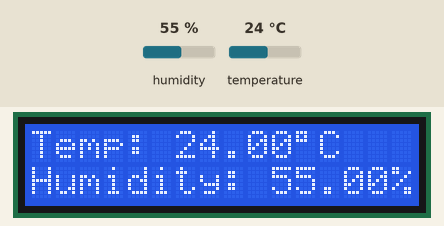
Bench run of a sketch on a simulated Arduino Uno, built with avr-gcc and run on an emulated ATmega328P. On the bench: 16×2 character LCD. The test bench sets the inputs (shaded band); at power-on: humidity 55 %, temperature 24 °C.

Above: at 1.2 s.
1.3 s: humidity set to 22 %
At 2.9 s:
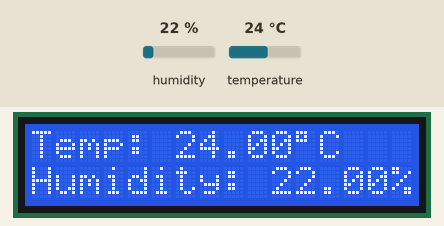
3.6 s: temperature set to 12 °C
At 5.2 s:
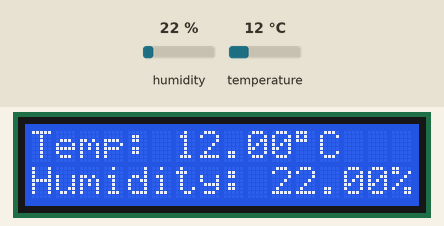
5.7 s: humidity set to 40 %
At 7.4 s:
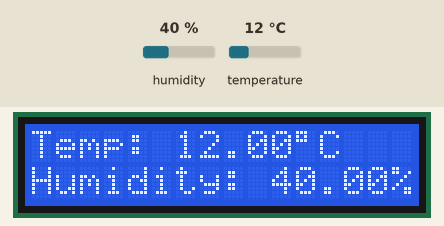
7.7 s: temperature set to 19 °C
At 8.8 s:
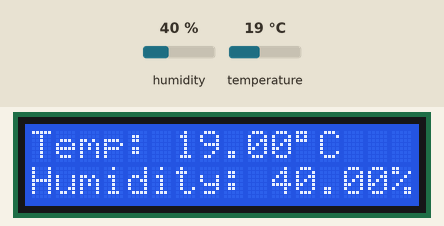
Timing chart, 0 to 10.7 s (numbered marks = the images above; inputs shaded):
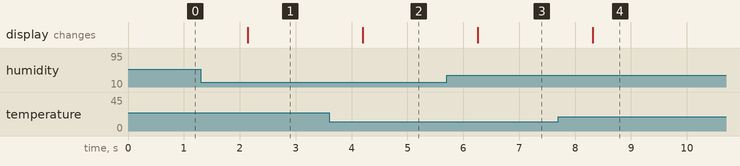

Measured:
- after the input at 1.3 s, the display: changes after 0.85 s (image 1)
- after the input at 3.6 s, the display: changes after 0.60 s (image 2)
- after the input at 5.7 s, the display: changes after 0.56 s (image 3)
- after the input at 7.7 s, the display: changes after 0.61 s (image 4)

The sketch:

TempAndHumidityLCD.ino
```cpp
#include <dht.h>
#include <LiquidCrystal.h>

const int rs = 2,
          en = 3,
          d4 = 6,
          d5 = 7,
          d6 = 8,
          d7 = 9;

LiquidCrystal lcd(rs, en, d4, d5, d6, d7);

dht DHT;

#define DHT11_PIN 10

void setup(){
  lcd.begin(16, 2);
}

void loop(){
  int chk = DHT.read11(DHT11_PIN);
  lcd.setCursor(0,0);
  lcd.print("Temp: ");
  lcd.print(DHT.temperature);
  lcd.print((char)223);
  lcd.print("C");
  lcd.setCursor(0,1);
  lcd.print("Humidity: ");
  lcd.print(DHT.humidity);
  lcd.print("%");
  delay(1000);
}
```
